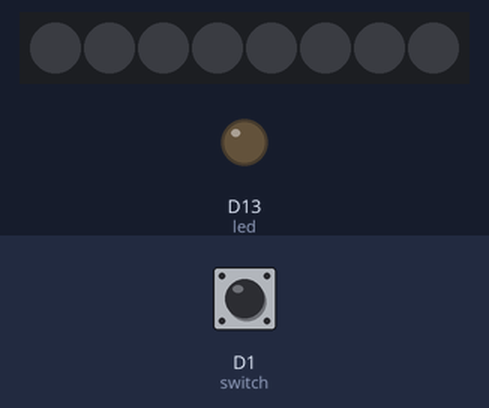
Recording of a program running on a simulated CircuitPython board. Shown: 8 RGB LEDs in strip order, left to right, output pins drawn as LEDs (lit = HIGH). Inputs (shaded band) come from the test bench; at power-on: D1 (switch) HIGH.

Above: at 1.2 s.
1.3 s: D1 (switch) pulled LOW for 0.15 s
At 1.45 s:
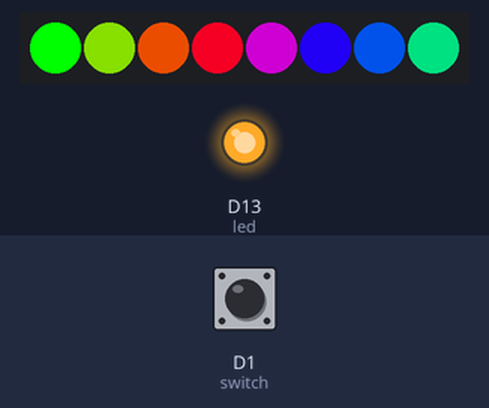
2.0 s: D1 (switch) pulled LOW for 1 s
At 2.05 s:
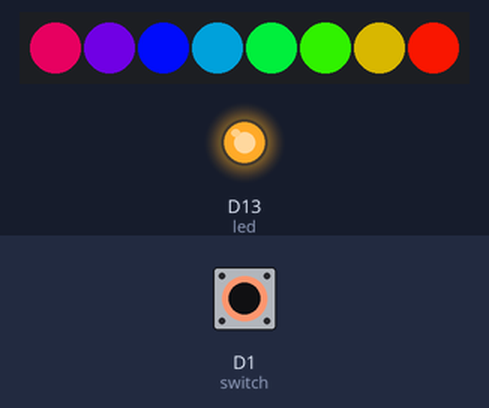
3.6 s: D1 (switch) pulled LOW for 1 s
At 3.85 s:
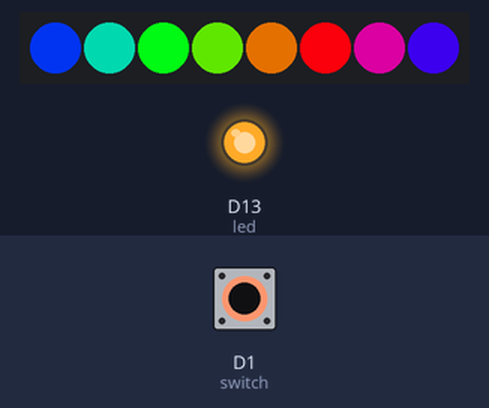
5.2 s: D1 (switch) pulled LOW for 3.2 s
At 5.96 s:
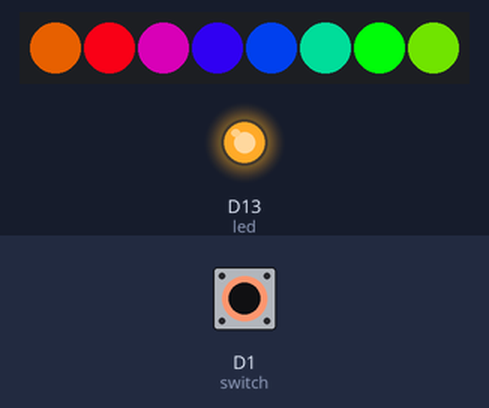
Timing chart, 0 to 10.0 s (numbered marks = the images above; inputs shaded):
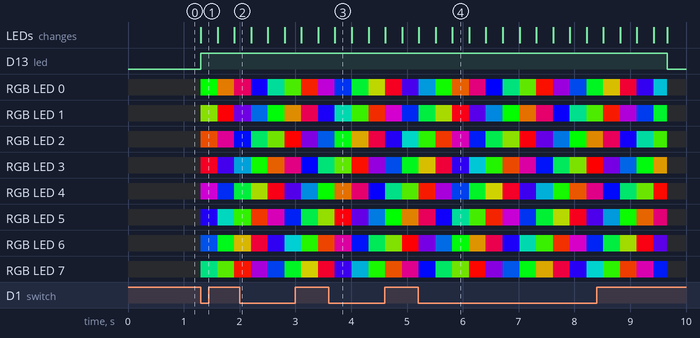

The program:

code.py
```python
from digitalio import DigitalInOut, Direction, Pull
import board
import time
import neopixel

led = DigitalInOut(board.D13)
led.direction = Direction.OUTPUT

pixelPin = board.D2
pixelNumber = 8
strip = neopixel.NeoPixel(pixelPin, pixelNumber, brightness=1, auto_write=False)


switch = DigitalInOut(board.D1)
switch.direction = Direction.INPUT
switch.pull = Pull.UP


def wheel(pos):
    if (pos < 0) or (pos > 255):
        return (0, 0, 0)

    if (pos < 85):
        return (int(pos * 3), int(255 - (pos * 3)), 0)
    elif (pos < 170):
        pos -= 85
        return (int(255 - pos * 3), 0, int(pos * 3))
    else:
        pos -= 170
        return (0, int(pos * 3), int(255 - pos * 3))

def rainbow_cycle(wait):
    for outer in range(255):
        for inner in range(len(strip)):
            index = int((inner * 256 / len(strip)) + outer)
            strip[inner] = wheel(index & 255)
            strip.write()
        time.sleep(wait)


while True:
    if switch.value:
        led.value = False
        strip.fill((0, 0, 0))
        strip.write()
    else:
        led.value = True
        # strip.fill((255, 0, 0))
        rainbow_cycle(0.001)
    # time.sleep(0.01)
```

Measured:
- after the input at 1.3 s, D13 (led): LOW → HIGH at once; RGB LED 0: off → RGB(0, 255, 0) at once, → RGB(165, 90, 0) 0.30 s later, → RGB(180, 0, 75) 0.30 s later
- after the input at 2.0 s, D13 (led): stays HIGH (without the input it goes to LOW after 0.69 s)
- after the input at 3.6 s, D13 (led): stays HIGH (without the input it goes to LOW after 0.49 s)
- after the input at 5.2 s, D13 (led): HIGH → LOW after 4.5 s instead of 0.28 s; the LEDs: first differ from a run without the input after 0.31 s (image 4 shows a later state)
